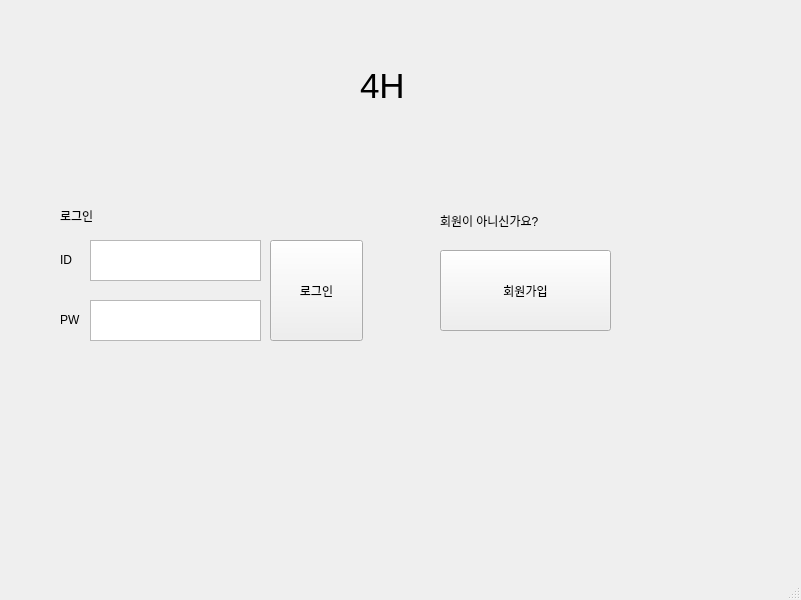
<?xml version="1.0" encoding="UTF-8"?>
<ui version="4.0">
 <class>MainWindow</class>
 <widget class="QMainWindow" name="MainWindow">
  <property name="geometry">
   <rect>
    <x>0</x>
    <y>0</y>
    <width>801</width>
    <height>600</height>
   </rect>
  </property>
  <property name="windowTitle">
   <string>MainWindow</string>
  </property>
  <widget class="QWidget" name="centralwidget">
   <widget class="QTextEdit" name="input_id">
    <property name="geometry">
     <rect>
      <x>90</x>
      <y>240</y>
      <width>171</width>
      <height>41</height>
     </rect>
    </property>
   </widget>
   <widget class="QLabel" name="label">
    <property name="geometry">
     <rect>
      <x>60</x>
      <y>250</y>
      <width>64</width>
      <height>20</height>
     </rect>
    </property>
    <property name="text">
     <string>ID</string>
    </property>
   </widget>
   <widget class="QLabel" name="label_2">
    <property name="geometry">
     <rect>
      <x>60</x>
      <y>310</y>
      <width>64</width>
      <height>20</height>
     </rect>
    </property>
    <property name="text">
     <string>PW</string>
    </property>
   </widget>
   <widget class="QTextEdit" name="input_pw">
    <property name="geometry">
     <rect>
      <x>90</x>
      <y>300</y>
      <width>171</width>
      <height>41</height>
     </rect>
    </property>
   </widget>
   <widget class="QLabel" name="label_3">
    <property name="geometry">
     <rect>
      <x>60</x>
      <y>190</y>
      <width>121</width>
      <height>51</height>
     </rect>
    </property>
    <property name="text">
     <string>로그인</string>
    </property>
   </widget>
   <widget class="QLabel" name="label_4">
    <property name="geometry">
     <rect>
      <x>360</x>
      <y>30</y>
      <width>161</width>
      <height>111</height>
     </rect>
    </property>
    <property name="font">
     <font>
      <family>Arial</family>
      <pointsize>26</pointsize>
     </font>
    </property>
    <property name="text">
     <string>4H</string>
    </property>
   </widget>
   <widget class="QPushButton" name="button_member">
    <property name="geometry">
     <rect>
      <x>440</x>
      <y>250</y>
      <width>171</width>
      <height>81</height>
     </rect>
    </property>
    <property name="text">
     <string>회원가입</string>
    </property>
   </widget>
   <widget class="QPushButton" name="button_login">
    <property name="geometry">
     <rect>
      <x>270</x>
      <y>240</y>
      <width>93</width>
      <height>101</height>
     </rect>
    </property>
    <property name="text">
     <string>로그인</string>
    </property>
   </widget>
   <widget class="QLabel" name="label_5">
    <property name="geometry">
     <rect>
      <x>440</x>
      <y>190</y>
      <width>251</width>
      <height>61</height>
     </rect>
    </property>
    <property name="text">
     <string>회원이 아니신가요?</string>
    </property>
   </widget>
  </widget>
  <widget class="QMenuBar" name="menubar">
   <property name="geometry">
    <rect>
     <x>0</x>
     <y>0</y>
     <width>801</width>
     <height>26</height>
    </rect>
   </property>
  </widget>
  <widget class="QStatusBar" name="statusbar"/>
 </widget>
 <resources/>
 <connections/>
</ui>
